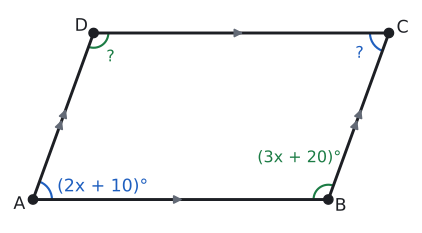

Python code for this plot:
import sys; sys.path.insert(0, "tools")
from cizim import *

P = lambda x, y: np.array([float(x), float(y)])
uz = lambda U, V: round(float(np.linalg.norm(U - V)), 4)
def acisi(K, U, V):
    u, v = U - K, V - K
    return round(float(np.degrees(np.arccos(np.dot(u, v) / np.linalg.norm(u) / np.linalg.norm(v)))), 3)
def birim(U, V):
    t = (V - U) / np.linalg.norm(V - U); return t, np.array([-t[1], t[0]])
def dondur(Q, derece):
    a = np.radians(derece); return P(Q[0] * np.cos(a) - Q[1] * np.sin(a), Q[0] * np.sin(a) + Q[1] * np.cos(a))
def ayak(Q, U, V):
    t, _ = birim(U, V); return U + np.dot(Q - U, t) * t
def paralel_isareti(U, V, n=1, f=0.5):
    t, _ = birim(U, V)
    for i in range(n):
        M = U + f * (V - U) + (i - (n - 1) / 2) * 0.55 * S * t
        ax.annotate("", xy=M + 0.22 * S * t, xytext=M - 0.22 * S * t, arrowprops=dict(arrowstyle="-|>", color=SOLUK, lw=1.3, mutation_scale=13))
def cetik(U, V, n=1, renk=SOLUK, f=0.5):
    M = U + f * (V - U); t, m = birim(U, V)
    for i in range(n):
        c = M + (i - (n - 1) / 2) * 0.2 * S * t
        ax.plot(*zip(c - 0.22 * S * m, c + 0.22 * S * m), color=renk, lw=1.5)
def olcu(U, V, metin, d=0.5, renk=YAZI, fs=13, f=0.5):
    """[UV] üzerinde f oranındaki noktaya, U->V yönünün soluna d*S uzağa yazı (d < 0: sağına)."""
    M = U + f * (V - U); _, m = birim(U, V)
    ax.text(*(M + d * S * m), metin, ha="center", va="center", color=renk, fontsize=fs)
def dik_isareti(K, U, V, r=0.4):
    a_ = (U - K) / np.linalg.norm(U - K) * r * S; b_ = (V - K) / np.linalg.norm(V - K) * r * S
    ax.plot(*zip(K + a_, K + a_ + b_, K + b_), color=SOLUK, lw=1.3)
def harf(Q, metin, dx, dy, renk=YAZI, fs=13):
    ax.text(Q[0] + dx * S, Q[1] + dy * S, metin, ha="center", va="center", color=renk, fontsize=fs)
def cizgi(U, V, renk=YAZI, lw=2.2, ls="-"):
    ax.plot(*zip(U, V), color=renk, lw=lw, ls=ls)
def boya(noktalar, renk):
    ax.add_patch(patches.Polygon(noktalar, closed=True, facecolor=renk, edgecolor="none"))
def yay(K, U, V, r=0.8, renk=MAVI, n=1):
    for i in range(n): aci(ax, K, U, V, r=(r + 0.18 * i) * S, renk=renk)
def yay_yazi(K, U, V, metin, d=1.4, renk=MAVI, fs=12):
    """K köşesindeki U-K-V açısının ortasından d*S uzağa yazı."""
    u = (U - K) / np.linalg.norm(U - K); v = (V - K) / np.linalg.norm(V - K); o = (u + v) / np.linalg.norm(u + v)
    ax.text(*(K + d * S * o), metin, ha="center", va="center", color=renk, fontsize=fs)
def basla(xmin, xmax, ymin, ymax, en=5.5):
    global fig, ax
    fig, ax = sekil(en, en * (ymax - ymin) / (xmax - xmin))
    ax.set_aspect("equal"); ax.axis("off"); ax.set_xlim(xmin, xmax); ax.set_ylim(ymin, ymax)
def dortgen(A, B, C, D, dolgu=None):
    if dolgu: boya([A, B, C, D], dolgu)
    ax.plot(*zip(A, B, C, D, A), color=YAZI)
    for Q in (A, B, C, D): nokta(ax, *Q, "")
def koseler(A, B, C, D, d=0.55):
    O = (A + B + C + D) / 4
    for Q, ad in ((A, "A"), (B, "B"), (C, "C"), (D, "D")):
        y = (Q - O) / np.linalg.norm(Q - O); harf(Q, ad, d * y[0] * 1.3, d * y[1])
def pk(AB, AD, derece):
    """A orijinde, [AB] yatay; ABCD paralelkenarının köşeleri."""
    a = np.radians(derece); A, B = P(0, 0), P(AB, 0); D = P(AD * np.cos(a), AD * np.sin(a)); return A, B, B + D, D
def cerceve(noktalar, kenar=1.2):
    xs = [q[0] for q in noktalar]; ys = [q[1] for q in noktalar]
    return min(xs) - kenar * S, max(xs) + kenar * S, min(ys) - kenar * S, max(ys) + kenar * S

# Örnek 2: m(A) = 2x + 10 = 70, m(B) = 3x + 20 = 110 (x = 30); m(C) = 70, m(D) = 110.
A, B, C, D = pk(10, 6, 70)
S = 10 / 14
print("A", acisi(A, B, D), "B", acisi(B, A, C), "C", acisi(C, B, D), "D", acisi(D, A, C))
basla(*cerceve([A, B, C, D], 1.2))
dortgen(A, B, C, D); koseler(A, B, C, D)
paralel_isareti(A, B, 1); paralel_isareti(D, C, 1); paralel_isareti(A, D, 2); paralel_isareti(B, C, 2)
yay(A, B, D, 0.9, MAVI); yay(C, D, B, 0.9, MAVI)
yay(B, C, A, 0.7, YESIL); yay(D, A, C, 0.7, YESIL)
harf(A, "(2x + 10)°", 3.3, 0.6, MAVI); yay_yazi(B, C, A, "(3x + 20)°", 2.4, YESIL)
yay_yazi(C, D, B, "?", 1.7, MAVI); yay_yazi(D, A, C, "?", 1.4, YESIL)
kaydet(fig, __file__)
